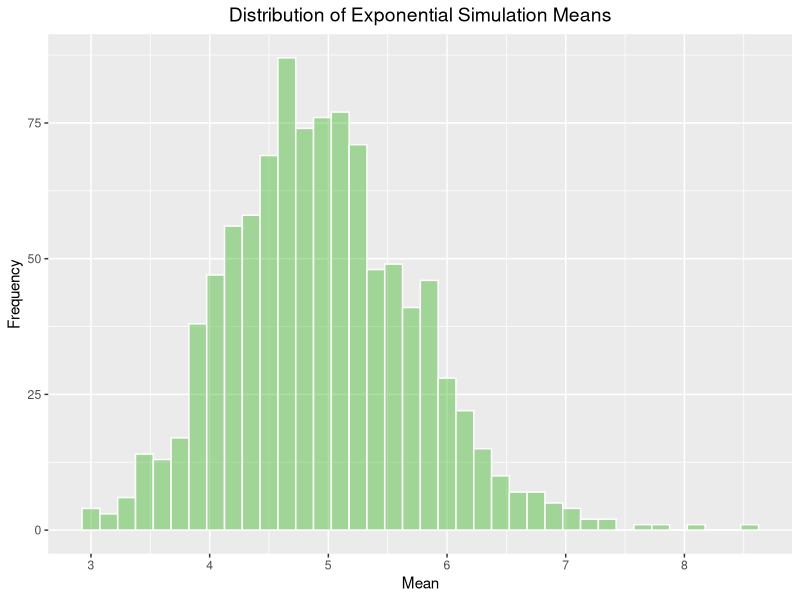
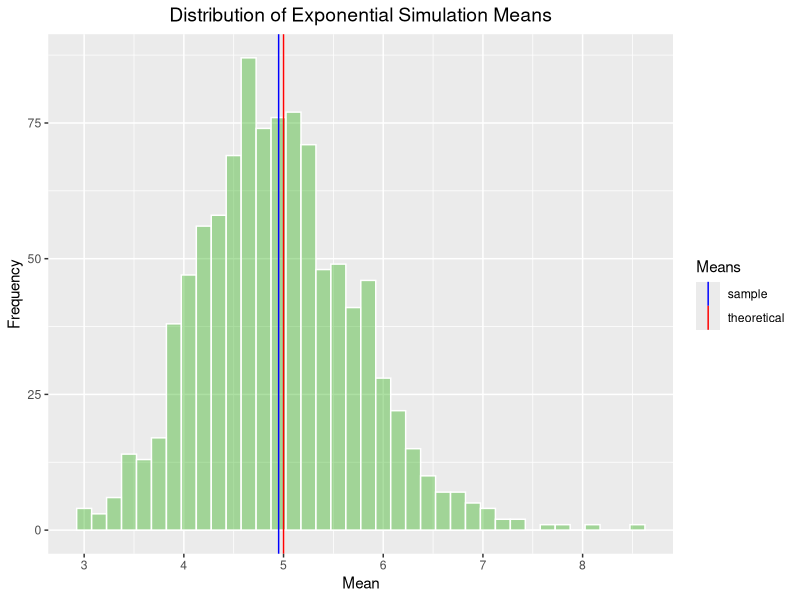

Write R code to recreate these figures, in order.
## ---- chunk 1
knitr::opts_chunk$set(echo = TRUE, fig.path='figures/')
## ---- chunk 2
# load libraries
if (!require(ggplot2)) {
    install.packages("ggplot2", repos = "http://cran.us.r-project.org")
    library(ggplot2)
}

# set seed for reproducability
set.seed(062000)

# set sampling values:
lambda <- 0.2             # rate parameter
n <- 40                   # number of samples (exponentials) in each simulation
numSimulations <- 1000    # number of simulations

# simulate the population
simMeans <- data.frame(expMean = sapply(1 : numSimulations, function(x) {mean(rexp(n, lambda))}))

# plot the distribution
expSimulationMeansChart <- ggplot(simMeans, aes(x = expMean, y = ..count..)) +
    geom_histogram(binwidth = 0.15, color = "white", fill = rgb(0.2,0.7,0.1,0.4))  +
    xlab("Mean") +
    ylab("Frequency") +
    theme(plot.title = element_text(size = 14, hjust = 0.5)) +
    ggtitle("Distribution of Exponential Simulation Means")
print(expSimulationMeansChart)
## ---- chunk 3
# calculate sample mean and theoretical mean
sampleMean <- mean(simMeans$expMean)
theoMean <- 1/lambda
compMeans <- data.frame(sampleMean, theoMean)
names(compMeans) <- c("Sample Mean", "Theoretical Mean")
print(compMeans)

# plot the distribution (sample mean versus theoretical mean)
expSimulationMeansChart <- ggplot(simMeans, aes(x = expMean, y = ..count..)) +
    geom_histogram(binwidth = 0.15, color = "white", fill = rgb(0.2,0.7,0.1,0.4))  +
    geom_vline(aes(xintercept = sampleMean, color = "sample"), size = 0.50) +
    geom_vline(aes(xintercept = theoMean, color = "theoretical"), size = 0.50) +
    xlab("Mean") +
    ylab("Frequency") +
    theme(plot.title = element_text(size = 14, hjust = 0.5)) +
    scale_color_manual(name = "Means", values = c(sample = "blue", theoretical = "red")) +
    ggtitle("Distribution of Exponential Simulation Means")
print(expSimulationMeansChart)
## ---- chunk 4
# calculate sample variance and theoretical variance
sampleVariance <- var(simMeans$expMean)
theoVariance <- ((1/lambda)^2)/n
compVariance <- data.frame(sampleVariance, theoVariance)
names(compVariance) <- c("Sample Variance", "Theoretical Variance")
print(compVariance)
